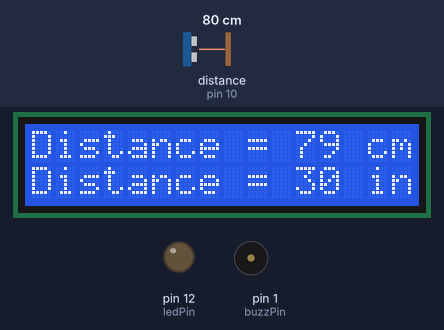
Simulated run of this sketch. Board: Arduino Uno, built with avr-gcc and run on an emulated ATmega328P. On the bench: 16×2 character LCD, output pins drawn as LEDs (lit = HIGH), buzzer (waves = sounding, pin HIGH). Wiring (inferred from the names in the program): ultrasonic range finder: trigger pin 9; echo pin 10. Inputs (shaded band) come from the test bench; at power-on: distance to the obstacle (sensor on pin 10) 80 cm. The echo pulse lasts 58.3 µs per cm; pins used as bus, display or sensor lines are not drawn.

Above: at 1.2 s.
1.3 s: distance to the obstacle (sensor on pin 10) set to 7 cm
At 2.5 s:
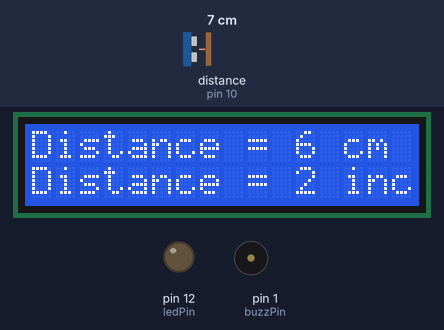
3.4 s: distance to the obstacle (sensor on pin 10) set to 4 cm
At 4.6 s:
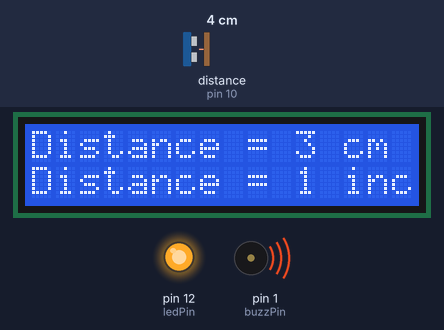
5.8 s: distance to the obstacle (sensor on pin 10) set to 2 cm
At 7.1 s:
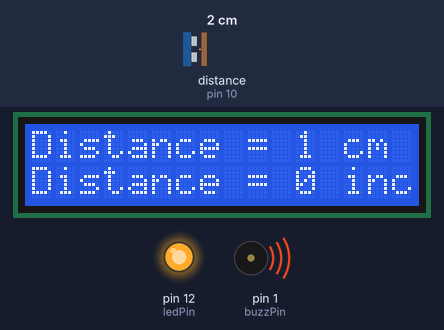
Timing chart, 0 to 8.8 s (numbered marks = the images above; inputs shaded):
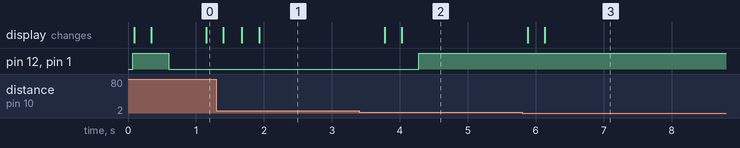

Measured:
- the behaviour switches between 6 and 5 cm on distance to the obstacle (sensor on pin 10) (found by bisection; images 1 and 2)
- after the input at 3.4 s, pin 12 (ledPin), pin 1 (buzzPin): LOW → HIGH after 0.88 s; the display: first changes after 0.38 s (image 2 shows a later state)
- after the input at 5.8 s, the display: first changes after 0.08 s (image 3 shows a later state)

The sketch:

distance_measurement.ino
```cpp
#include <LiquidCrystal.h> // includes the LiquidCrystal Library
LiquidCrystal lcd(2, 3, 4, 5, 6, 7); // Creates an LCD object. Parameters: (rs, enable, d4, d5, d6, d7)
const int trigPin = 9;
const int echoPin = 10;
int const buzzPin = 1;
const int ledPin = 12;
long duration;
int distanceCm, distanceInch;
void setup() {
lcd.begin(16,2); // Initializes the interface to the LCD screen, and specifies the dimensions (width and height) of the display
pinMode(trigPin, OUTPUT);
pinMode(echoPin, INPUT);
pinMode(buzzPin, OUTPUT);
pinMode(ledPin, OUTPUT);
}
void loop() {
digitalWrite(trigPin, LOW);
delayMicroseconds(2);
digitalWrite(trigPin, HIGH);
delayMicroseconds(10);
digitalWrite(trigPin, LOW);
duration = pulseIn(echoPin, HIGH);
if (distanceCm <= 4) {
// Buzz
digitalWrite(buzzPin, HIGH);
digitalWrite(ledPin, HIGH);
} else {
// Don't buzz
digitalWrite(buzzPin, LOW);
digitalWrite(ledPin, LOW);
}
delay(20);
distanceCm= duration*0.034/2;
distanceInch = duration*0.0133/2;
lcd.setCursor(0,0); // Sets the location at which subsequent text written to the LCD will be displayed
lcd.print("Distance = "); // Prints string "Distance" on the LCD
lcd.print(distanceCm); // Prints the distance value from the sensor
lcd.print(" cm ");
delay(250);
lcd.setCursor(0,1);
lcd.print("Distance = ");
lcd.print(distanceInch);
lcd.print(" inch");
delay(250);
}
```
